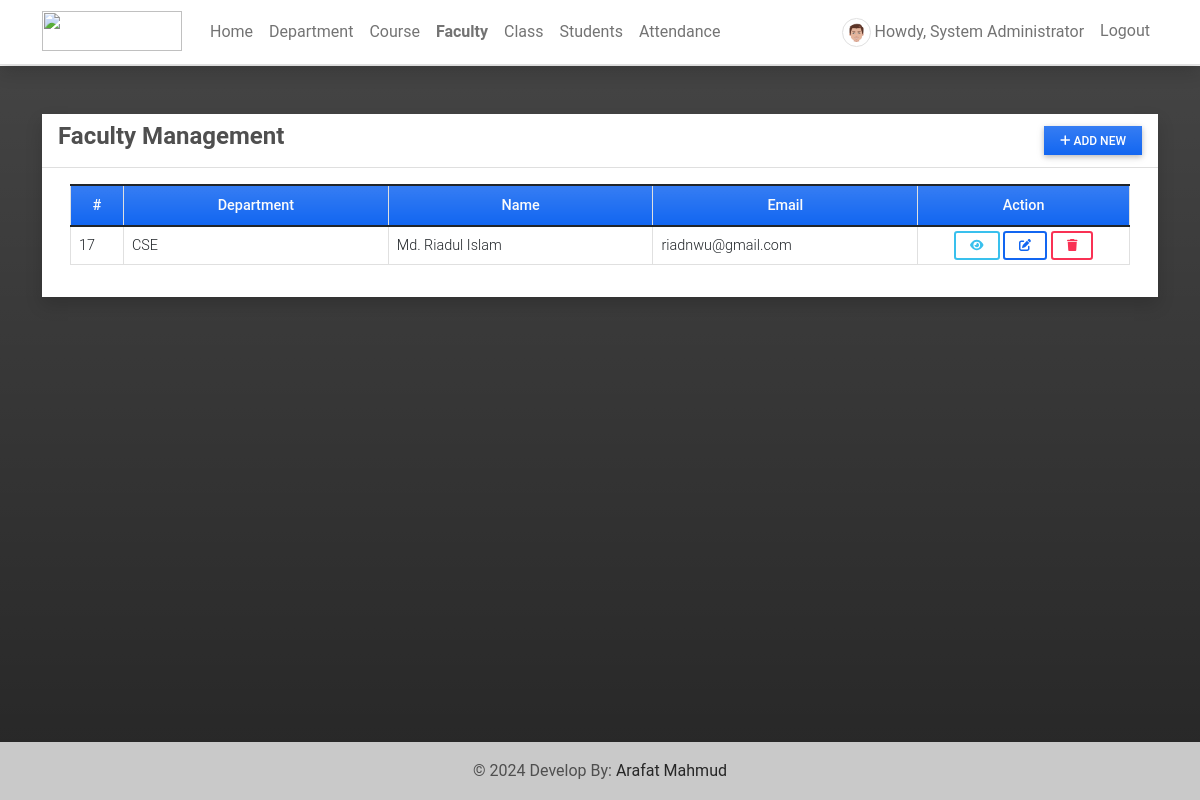
/faculty (signed in), run on an earlier commit of the app's database.
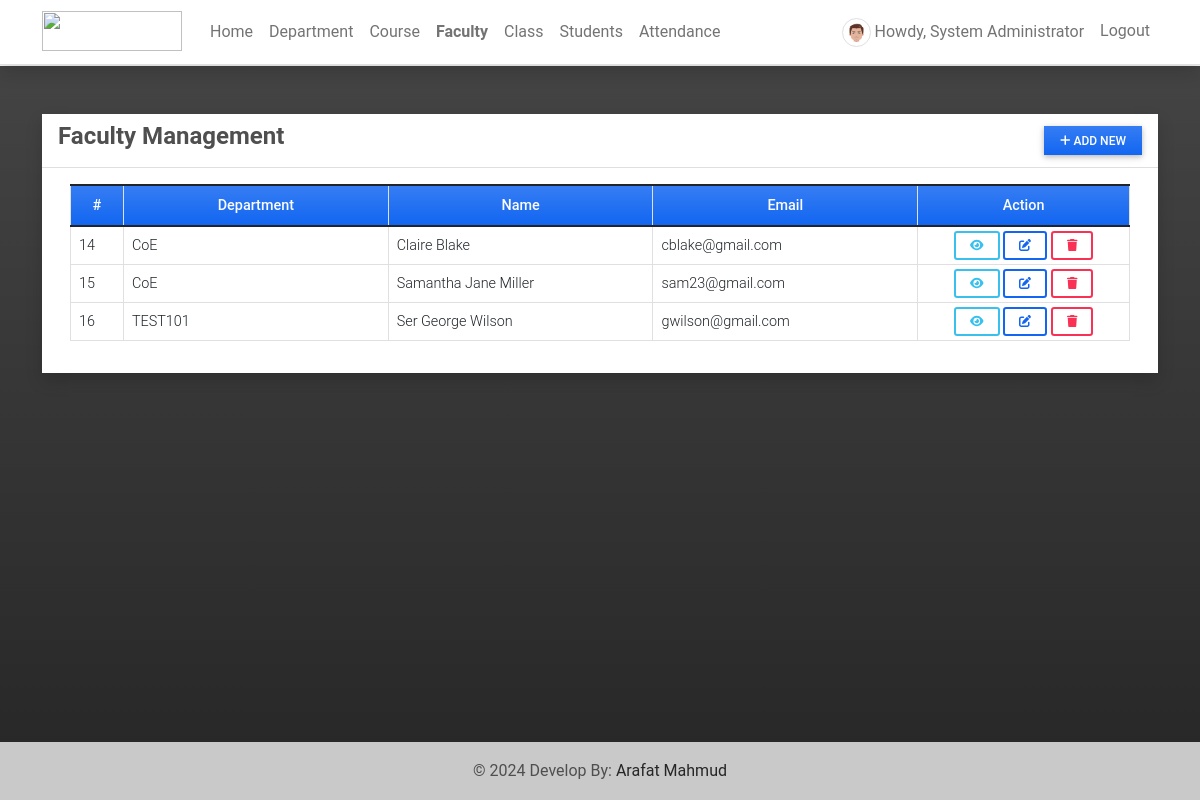
And on a later commit of the database.
### attendance/models.py (models this page shows, shortened)
class UserProfile(models.Model):
    user = models.OneToOneField(User, on_delete=models.CASCADE,related_name='profile')
    contact = models.CharField(max_length=250)
    dob = models.DateField(blank=True, null = True)
    address = models.TextField(blank=True, null = True)
    avatar = models.ImageField(blank=True, null = True, upload_to= 'images/')
    user_type = models.IntegerField(default = 2)
    gender = models.CharField(max_length=100, choices=[('Male','Male'),('Female','Female')], blank=True, null= True)
    department = models.ForeignKey(Department, on_delete=models.CASCADE, blank= True, null = True)

class Department(models.Model):
    name = models.CharField(max_length=250)
    description = models.TextField(blank=True, null=True)
    status = models.IntegerField(default = 1)
    date_added = models.DateTimeField(default=timezone.now)
    date_updated = models.DateTimeField(auto_now=True)
    def __str__(self):
        return self.name

### attendance/views.py (the view)
# urls.py: path('faculty',views.faculty,name='faculty-page'),
@login_required
def faculty(request):
    user = UserProfile.objects.filter(user_type = 2).all()
    context['page_title'] = "Faculty Management"
    context['faculties'] = user
    return render(request, 'faculty_mgt.html',context)

### attendance/templates/faculty_mgt.html (shortened to what this page needs)
{% extends 'base.html' %} {% block pageContent %}
<div class="col-lg-12 col-md-12 col-sm-12 col-xs-12">
    <div class="card card-default rounded-0 shadow ">
        <div class="card-header">
            <div class="d-flex w-100 align-items-center justify-content-between">
                <h4 class="card-title fw-bold">Faculty Management</h4>
                <div class="tools">
                    <button type="button" class="btn btn-primary rounded-0 bg-gradient btn-sm" id='add_new'><i class="fa fa-plus"></i> Add New</button>
                </div>
            </div>
        </div>
        <div class="card-body">
            <div class="container-fluid">
                <table class="table table-bordered" id="faculty-list">
                    <colgroup>
                        <col width="5%">
                        <col width="25%">
                        <col width="25%">
                        <col width="25%">
                        <col width="20%">
                    </colgroup>
                    <thead>
                        <tr class="bg-gradient bg-primary bg-opacity-50 text-light">
                            <th class="px-2 py-2 text-center">#</th>
                            <th class="px-2 py-2 text-center">Department</th>
                            <th class="px-2 py-2 text-center">Name</th>
                            <th class="px-2 py-2 text-center">Email</th>
                            <th class="px-2 py-2 text-center">Action</th>
                        </tr>
                    </thead>
                    <tbody>
                        {% for faculty in faculties %}
                        <tr>
                            <td class="px-2 py-1 align-middle">{{ faculty.id }}</td>
                            <td class="px-2 py-1 align-middle">{{ faculty.department }}</td>
                            <td class="px-2 py-1 align-middle">{{ faculty.user.first_name }} {{ faculty.user.last_name }}</td>
                            <td class="px-2 py-1 align-middle">{{ faculty.user.email }}</td>
                            <td class="px-2 py-1 align-middle text-center">
                                <a class="btn btn-outline-info btn-sm view-data" href="javascript:void(0)" data-url="{% url 'view-faculty-modal' faculty.pk %}" title="View Details">
                                    <i class="fa fa-eye"></i>
                                </a>
                                <a class="btn btn-outline-primary btn-sm edit-data" href="javascript:void(0)" data-id="{{ faculty.user.pk }}" title="Edit">
                                    <i class="fa fa-edit"></i>
                                </a>
                                <button class="btn btn-outline-danger btn-sm delete-data" type="button" data-id="{{ faculty.user.pk }}" title="Delete">
                                    <i class="fa fa-trash"></i>
                                </button>
                            </td>
                        </tr>
                        {% endfor %}
                    </tbody>
                </table>
            </div>
        </div>
    </div>
</div>
{% endblock pageContent %}

What changed in the data, as far as the page shows it:
removed UserProfile: id "17", department "CSE", user.first_name "Md. Riadul", user.last_name "Islam", user.email "riadnwu@gmail.com"
added UserProfile: id "14", department "CoE", user.first_name "Claire", user.last_name "Blake", user.email "cblake@gmail.com"
added UserProfile: id "15", department "CoE", user.first_name "Samantha Jane", user.last_name "Miller", user.email "sam23@gmail.com"
added UserProfile: id "16", department "TEST101", user.first_name "Ser George", user.last_name "Wilson", user.email "gwilson@gmail.com"
